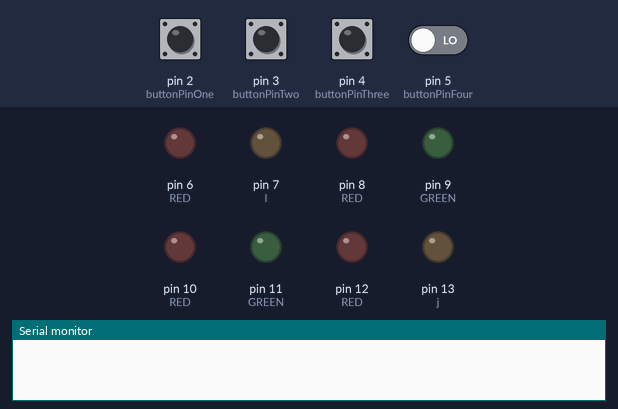
Simulated run of this sketch. Board: Arduino Uno, built with avr-gcc and run on an emulated ATmega328P. Parts: output pins drawn as LEDs (lit = HIGH), the last lines printed to the serial monitor. Dashed ring = blinking. The test bench sets the inputs (shaded band); at power-on: pin 2 (buttonPinOne), pin 3 (buttonPinTwo), pin 4 (buttonPinThree), pin 5 (buttonPinFour) LOW.

Above: at 1.2 s.
1.3 s: pin 2 (buttonPinOne) pulled HIGH for 0.15 s
At 1.75 s:
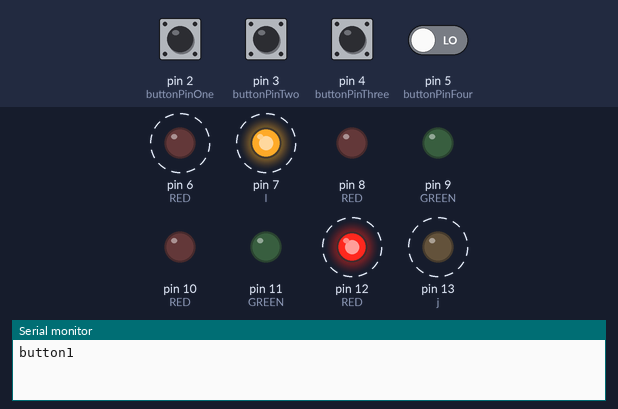
4.3 s: pin 4 (buttonPinThree) pulled HIGH for 0.15 s
At 6.25 s:
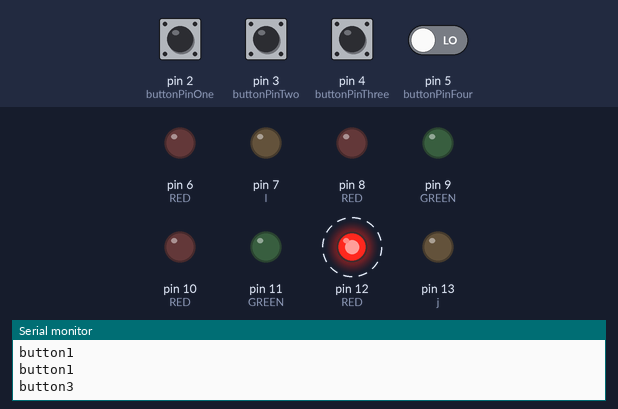
7.3 s: pin 2 (buttonPinOne) driven HIGH and pin 5 (buttonPinFour) driven HIGH
At 10.1 s:
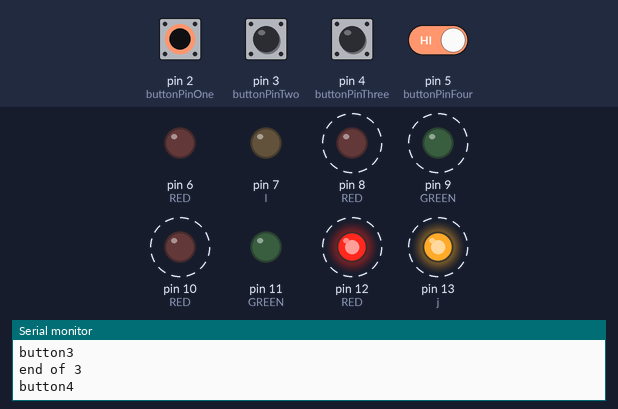
10.3 s: pin 2 (buttonPinOne) driven LOW
13.3 s: pin 5 (buttonPinFour) driven LOW
At 13.45 s:
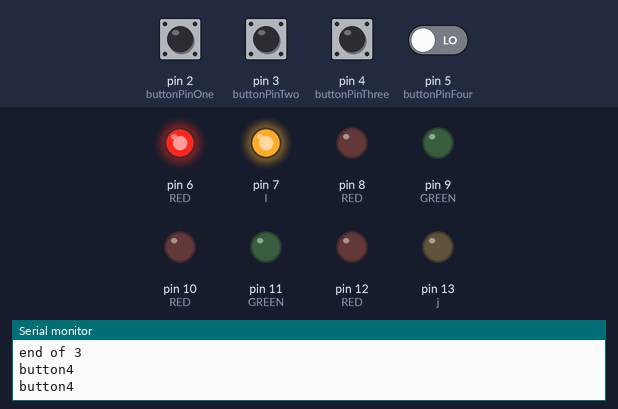
14.8 s: pin 5 (buttonPinFour) driven HIGH
At 16.1 s:
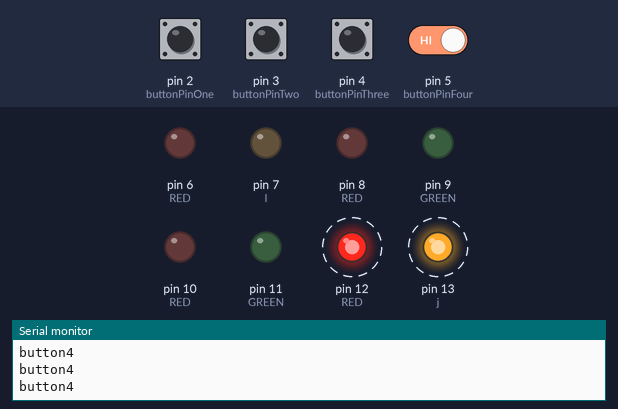
Timing chart, 0 to 18.8 s (numbered marks = the images above; inputs shaded):
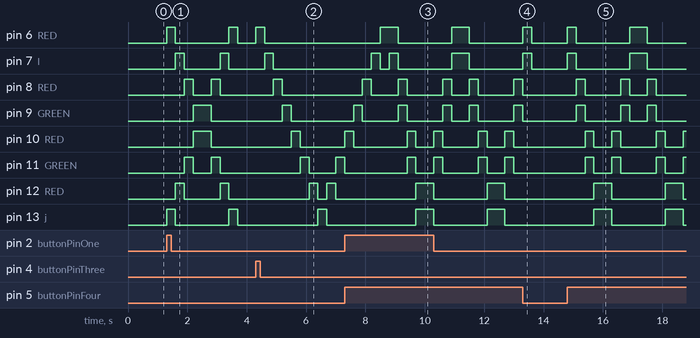

The sketch:

problem03.ino
```cpp
const int buttonPinOne = 2;
const int buttonPinTwo = 3;
const int buttonPinThree = 4;
const int buttonPinFour = 5;

int buttonState=LOW;
int lastButtonState=LOW;
long lastDebounceTime=0;
long debounceDelay=50;

void setup() {

  pinMode(6, OUTPUT);     //RED
  pinMode(7, OUTPUT);     //GREEN
  pinMode(8, OUTPUT);     //RED
  pinMode(9, OUTPUT);     //GREEN
  pinMode(10, OUTPUT);    //RED
  pinMode(11, OUTPUT);    //GREEN
  pinMode(12, OUTPUT);    //RED
  pinMode(13, OUTPUT);    //GREEN

  pinMode(buttonPinOne, INPUT);      //SWITCH ONE
  pinMode(buttonPinTwo, INPUT);      //SWITCH TWO
  pinMode(buttonPinThree, INPUT);    //SWITCH THREE
  pinMode(buttonPinFour, INPUT);     //SWITCH FOUR

  Serial.begin(9600);

}

void loop() {

  int j = 13;
  int l = 7;

  if(digitalRead(buttonPinOne) == 1){
    for(int i = 6; i < 14; i ++){
      digitalWrite( i, HIGH);
      digitalWrite( j, HIGH);
      delay(300);
      digitalWrite( i, LOW);
      digitalWrite( j, LOW);

      j--;
      Serial.println("button1");
    }
  }

  if(digitalRead(buttonPinTwo) == 1){
    Serial.println("button2");
    for( int i = 6; i < 13; i += 2){
      digitalWrite( i, HIGH);
      delay(300);
      digitalWrite( i, LOW);
    }
    for( int i = 13; i > 6; i -= 2){
      digitalWrite( i, HIGH);
      delay(300);
      digitalWrite(i, LOW);
    }
  }
  if(digitalRead(buttonPinThree) == 1){
    Serial.println("button3");
    for(int i = 6; i < 13; i++){
      digitalWrite( i, HIGH);
      delay(300);
      digitalWrite(i, LOW);
    }
    for(int i = 13; i > 5; i--){
      digitalWrite( i, HIGH);
      delay(300);
      digitalWrite(i, LOW);
    }
    Serial.println("end of 3");
  }
  if(digitalRead(buttonPinFour) == 1){
    Serial.println("button4");
    for(int i = 6; i < 13; i += 2){
      digitalWrite( i, HIGH);
      digitalWrite( l, HIGH);
      delay(300);
      digitalWrite( i, LOW);
      digitalWrite( l, LOW);
      l += 2;
    }
    for(int i = 12; i > 5; i-=2){
      digitalWrite( i, HIGH);
      digitalWrite( j, HIGH);
      delay(300);
      digitalWrite( i, LOW);
      digitalWrite( j, LOW);
      j -= 2;
    }
  }

}


int readButton(int buttonPin)
{
  Serial.println("this \n\n\n\n");
int validButtonPress=0;
int  reading=digitalRead(buttonPin);
  if(reading!=lastButtonState)
    lastDebounceTime=millis();
  if((millis()-lastDebounceTime)>debounceDelay)
      if(reading!=buttonState)
        {buttonState=reading;
          if(buttonState==HIGH)
            validButtonPress=1;
            }
      lastButtonState=reading;
      Serial.println(validButtonPress);
     return validButtonPress;
  }
```

Measured:
- after the input at 1.3 s, pin 6 (RED): alternates HIGH for 0.30 s and LOW for 1.8 s, starting at once; pin 7 (l): alternates HIGH for 0.30 s and LOW for 1.2 s, starting after 0.30 s
- after the input at 4.3 s, pin 6 (RED): LOW → HIGH at once, → LOW 0.30 s later; pin 7 (l): LOW → HIGH after 0.30 s, → LOW 0.30 s later; pin 8 (RED): LOW → HIGH after 0.60 s, → LOW 0.30 s later; pin 9 (GREEN): LOW → HIGH after 0.90 s, → LOW 0.30 s later; pin 10 (RED): LOW → HIGH after 1.2 s, → LOW 0.30 s later
- after the input at 7.3 s, pin 12 (RED), pin 13 (j): LOW → HIGH after 2.4 s
- after the input at 13.3 s, pin 8 (RED), pin 9 (GREEN): goes on until 13.3 s, then stays LOW; pin 10 (RED), pin 11 (GREEN): stays LOW (without the input it goes to HIGH after 0.90 s); pin 12 (RED), pin 13 (j): stays LOW (without the input it goes to HIGH after 1.2 s)
- after the input at 14.8 s, pin 6 (RED), pin 7 (l): LOW → HIGH at once, → LOW 0.30 s later, → HIGH 1.8 s later, → LOW 0.60 s later
